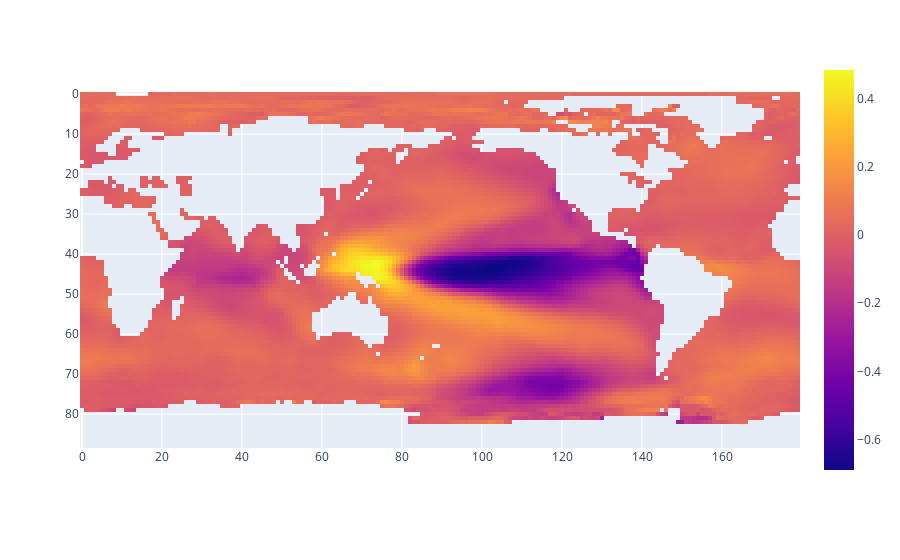

This figure's notebook cell:
### Code cell
px.imshow(correlation_map)

### Figure 1 — Plotly figure (JSON) as saved in the notebook; plotly's stock layout.template omitted (floating-point values rounded to 4 significant figures; data arrays with more than 128 entries replaced by an {"elided": "..."} marker saying what was removed)
{"data": [{"coloraxis": "coloraxis", "hovertemplate": "x: %{x}<br>y: %{y}<br>color: %{z}<extra></extra>", "name": "0", "type": "heatmap", "xaxis": "x", "yaxis": "y", "z": {"elided": "89x180 float values"}}], "layout": {"coloraxis": {"colorscale": [[0, "#0d0887"], [0.1111, "#46039f"], [0.2222, "#7201a8"], [0.3333, "#9c179e"], [0.4444, "#bd3786"], [0.5556, "#d8576b"], [0.6667, "#ed7953"], [0.7778, "#fb9f3a"], [0.8889, "#fdca26"], [1, "#f0f921"]]}, "margin": {"t": 60}, "xaxis": {"anchor": "y", "constrain": "domain", "domain": [0, 1], "scaleanchor": "y"}, "yaxis": {"anchor": "x", "autorange": "reversed", "constrain": "domain", "domain": [0, 1]}}}
